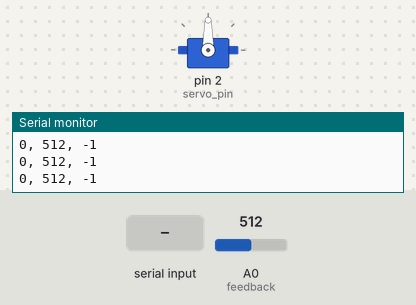
Simulated run of this sketch. Board: Arduino Uno, built with avr-gcc and run on an emulated ATmega328P. Shown: servo, the last lines printed to the serial monitor. Inputs (shaded band) come from the test bench; at power-on: A0 (feedback) = 512.

Above: at 3.2 s.
3.3 s: "30,150\n" received over Serial
At 3.9 s:
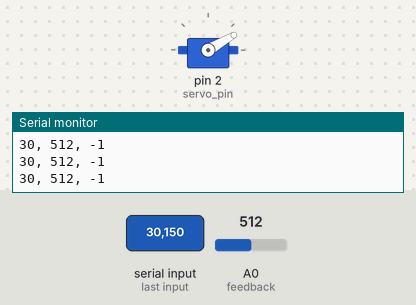
4.8 s: "90,45\n" received over Serial
At 6.0 s:
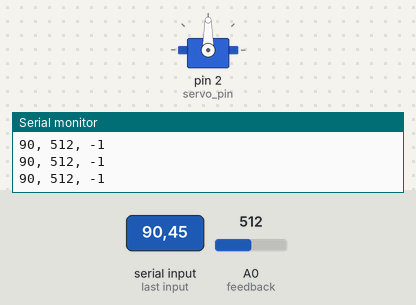
6.3 s: "200\n" received over Serial
At 7.3 s:
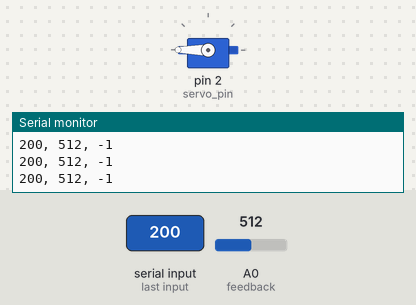
7.8 s: A0 (feedback) set to 987
10.8 s: A0 (feedback) set to 1014
Timing chart, 0 to 13.3 s (numbered marks = the images above; inputs shaded):
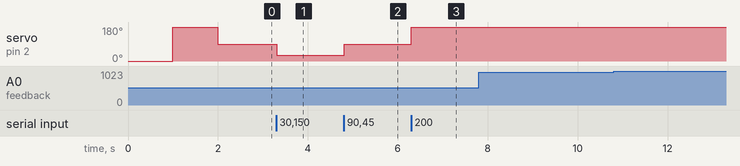

Measured:
- after the input at 3.3 s, servo on pin 2 (servo_pin): 90° → 30° at once
- after the input at 4.8 s, servo on pin 2 (servo_pin): 30° → 90° at once
- after the input at 6.3 s, servo on pin 2 (servo_pin): 90° → 180° at once

The sketch:

servo_analog_test_final.ino
```cpp
//아두이노의 서보모터 내장 라이브러리
#include <Servo.h>

//서보모터 1개당 인스턴스 1개 필요
Servo myservo;

//아두이노의 디지털2번핀에 서보모터 제어핀이 연결되어있고
//아날로그 피드백선은 아날로그0번핀에 연결되어있다.
#define servo_pin 2
#define feedback A0
int degree_min = 54; //서보의 각도가 0일때 아날로그값
int degree_max = 587; //서보의 각도가 180일때 아날로그값

//0.1초간격을 유지하기 위한 (시간을 저장할)변수
unsigned long t = 0;

int degree = 0;

void setup() {
  Serial.begin(9600); //9600의 통신속도로 PC와 통신하겠다!
  //서보모터가 연결된핀을 아두이노가 제어하겠다!
  myservo.attach(servo_pin);

  //서보모터의 0도일때의 가변저항값과 180도일때의 가변저항값을 스스로 학습한다
  //각도를0도로 회전하고 1초쉰다음 가변저항값 측정하기!
  myservo.write(0);
  delay(1000);
  degree_min = analogRead(feedback);
  //각도를180도로 회전하고 1초쉰다음 가변저항값 측정하기!
  myservo.write(180);
  delay(1000);
  degree_max = analogRead(feedback);
  //기본위치는 90도
  myservo.write(90);
}

void loop() {
  //(작업1번) 0.1초 간격으로 아날로그0번핀의 값을 측정해서 시리얼모니터에 출력한다!
  if(millis() - t > 100){
    t = millis();
    int analog = analogRead(feedback);
    //피드백받은 아날로그값으로 측정한 서보모터의 각도값
    int cal_degree = map(analog,degree_min,degree_max,0,180);
    Serial.print(degree);
    Serial.print(", ");
    Serial.print(analog);
    Serial.print(", ");
    Serial.println(cal_degree);
  }


  //(작업2번)PC에서 0~180의 각도값을 입력받아서 서보모터를 제어하겠다!
  if(Serial.available()){
    //PC에서 뭔가 아두이노쪽으로 전송되었다!(LF)
    String data = Serial.readStringUntil('\n');
    degree = data.toInt(); //문자열을 숫자로 바꿔주세요!
    myservo.write(degree); //0~180
  }
}
```
